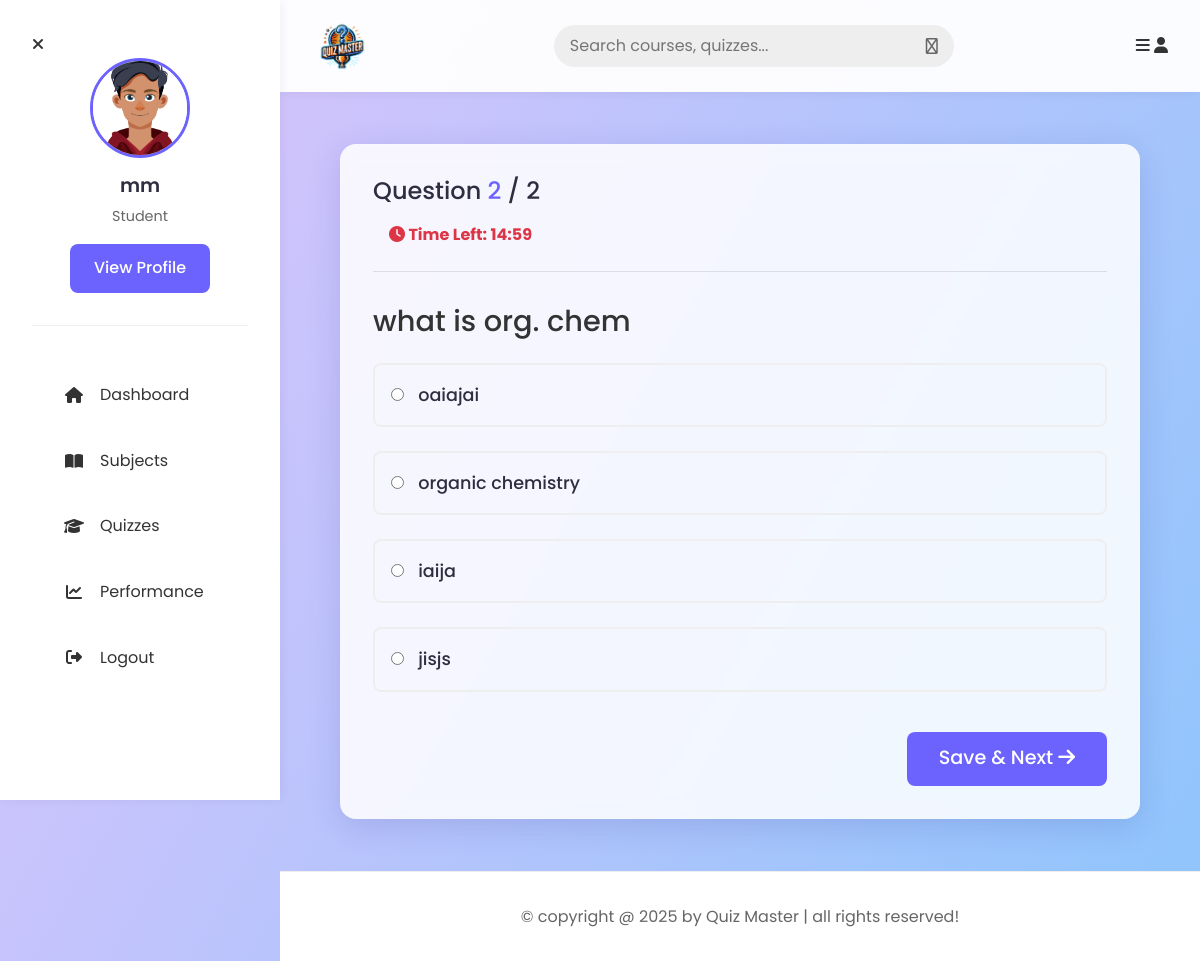
/quiz/1/question/2 (signed in), run on the app's committed database.
### models/models.py (models this page shows)
class User_Info(db.Model, UserMixin):
    __tablename__ = "user_info"
    id = db.Column(db.Integer, primary_key=True)
    email = db.Column(db.String, unique=True, nullable=False)
    password = db.Column(db.String, nullable=False)
    full_name = db.Column(db.String, nullable=False)
    qualification = db.Column(db.Integer, nullable=False)
    role = db.Column(db.Integer, default=1)
    dob = db.Column(db.Date, nullable=False)
    user_score = db.Column(db.Integer, default=0)
    quizs = db.relationship("Quiz", cascade="all,delete", backref="user_info", lazy=True)

class Question(db.Model):
    __tablename__ = "question"
    id = db.Column(db.Integer, primary_key=True)
    name = db.Column(db.String, unique=True, nullable=False)
    description = db.Column(db.String, nullable=False)
    chapter_id = db.Column(db.Integer, db.ForeignKey('chapter.id'), nullable=False)
    quiz_id = db.Column(db.Integer, db.ForeignKey('quiz.id'), nullable=False)
    option1 = db.Column(db.String, nullable=False)
    option2 = db.Column(db.String, nullable=False)
    option3 = db.Column(db.String, nullable=False)
    option4 = db.Column(db.String, nullable=False)
    correct_option = db.Column(db.Integer, nullable=False)

### controllers/routes.py (the view, shortened to what this page needs)
@user.route("/quiz/<int:quiz_id>/question/<int:q_no>")
@login_required
def get_question(quiz_id, q_no):
    quiz = Quiz.query.get_or_404(quiz_id)
    questions = Question.query.filter_by(quiz_id=quiz_id).all()
    quiz.is_attempted = True
    quiz.user_id = current_user.id
    db.session.commit()
    if not questions:
        abort(404)
    if q_no > len(questions):
        return redirect(url_for("user.quiz_summary", quiz_id=quiz_id))
    question = questions[q_no - 1]
    return render_template("question.html", question=question, q_no=q_no, total=len(questions))

### extensions.py (called while the page is built)
@login_manager.user_loader
def load_user(user_id):
    from models.models import User_Info
    return User_Info.query.get(int(user_id))

### templates/question.html (shortened to what this page needs)
{% extends "user_layout.html" %}
{% block content %}
<section class="quiz-section glass" style="max-width: 800px; margin: 2rem auto; padding: 2rem; border-radius: 1rem;">
    <div class="quiz-header flex"
        style="justify-content: space-between; align-items: center; margin-bottom: 2rem; border-bottom: 1px solid rgba(0,0,0,0.1); padding-bottom: 1rem;">
        <h2 style="font-size: 1.5rem; color: var(--secondary-color);">Question <span
                style="color: var(--primary-color);">{{ q_no }}</span> / {{ total }}</h2>
        <div class="timer"
            style="background: var(--light-red); color: var(--red); padding: 0.5rem 1rem; border-radius: 0.5rem; font-weight: bold;">
            <i class="fas fa-clock"></i> <span id="timer">{{question.quiz.duration}}</span>
        </div>
    </div>
    <div class="question-box">
        <h1 class="heading" style="text-align: left; border: none; font-size: 1.8rem; margin-bottom: 1.5rem;">{{
            question.name }}</h1>
        <form id="quiz-form" action="{{ url_for('user.submit_answer', quiz_id=question.quiz_id) }}" method="POST">
            <div class="options-grid" style="display: grid; gap: 1rem;">
                <label class="option-card"
                    style="display: block; padding: 1rem; border: 2px solid #eee; border-radius: 0.5rem; cursor: pointer; transition: all 0.2s ease;">
                    <input type="radio" name="selected_option" value="1" style="margin-right: 10px;">
                    <span style="font-size: 1.1rem;">{{ question.option1 }}</span>
                </label>
                <label class="option-card"
                    style="display: block; padding: 1rem; border: 2px solid #eee; border-radius: 0.5rem; cursor: pointer; transition: all 0.2s ease;">
                    <input type="radio" name="selected_option" value="2" style="margin-right: 10px;">
                    <span style="font-size: 1.1rem;">{{ question.option2 }}</span>
                </label>
                <label class="option-card"
                    style="display: block; padding: 1rem; border: 2px solid #eee; border-radius: 0.5rem; cursor: pointer; transition: all 0.2s ease;">
                    <input type="radio" name="selected_option" value="3" style="margin-right: 10px;">
                    <span style="font-size: 1.1rem;">{{ question.option3 }}</span>
                </label>
                <label class="option-card"
                    style="display: block; padding: 1rem; border: 2px solid #eee; border-radius: 0.5rem; cursor: pointer; transition: all 0.2s ease;">
                    <input type="radio" name="selected_option" value="4" style="margin-right: 10px;">
                    <span style="font-size: 1.1rem;">{{ question.option4 }}</span>
                </label>
            </div>
            <div class="action-btn" style="margin-top: 2rem; text-align: right;">
                <button class="btn inline-btn" type="submit" style="font-size: 1.2rem; padding: 0.8rem 2rem;">Save &
                    Next <i class="fas fa-arrow-right"></i></button>
            </div>
        </form>
    </div>
</section>
{% endblock%}

### templates/user_layout.html (shortened to what this page needs)
<!DOCTYPE html>
<html lang="en">
<head>
   <link rel="stylesheet" href="https://cdnjs.cloudflare.com/ajax/libs/font-awesome/6.1.2/css/all.min.css">
   <link rel="stylesheet" href="https://cdn.jsdelivr.net/npm/bootstrap@4.0.0/dist/css/bootstrap.min.css">
   <link rel="stylesheet" href="{{ url_for('static', filename='main.css') }}">
</head>
<body class="light">
   <header class="header">
      <section class="flex">
         <a href="{{ url_for('user.user_dashboard') }}" class="logo">
            <img src="{{ url_for('static', filename='images/logo_qm.jpeg') }}" alt="Quiz Master Logo">
         </a>
         <form action="{{url_for('user.usr_search')}}" method="post" class="search-form">
            <input type="text" name="search_box" placeholder="Search courses, quizzes..." required maxlength="100">
            <button type="submit" class="fas fa-search"></button>
         </form>
         <div class="icons">
            <div id="menu-btn" class="fas fa-bars"></div>
            <div id="user-btn" class="fas fa-user"></div>
         </div>
      </section>
   </header>
   <div class="side-bar">
      <div id="close-btn">
         <i class="fas fa-times"></i>
      </div>
      <div class="profile">
         <img src="{{ url_for('static', filename='images/profile_pic.jpg') }}" class="image" alt="Profile">
         <h3 class="name">{{current_user.full_name or current_user.email}}</h3>
         <p class="role">Student</p>
         <a href="#" class="btn shadow-sm">View Profile</a>
      </div>
      <nav class="navbar">
         <a href="{{ url_for('user.user_dashboard') }}"><i class="fas fa-home"></i><span>Dashboard</span></a>
         <a href="{{ url_for('user.subjects') }}"><i class="fa-solid fa-book-open"></i><span>Subjects</span></a>
         <a href="{{ url_for('user.quizes') }}"><i class="fas fa-graduation-cap"></i><span>Quizzes</span></a>
         <a href="{{url_for('user.user_summary')}}"><i class="fa-solid fa-chart-line"></i><span>Performance</span></a>
         <a href="{{ url_for('general_routes.logout') }}"><i class="fa-solid fa-right-from-bracket"></i><span>Logout</span></a>
      </nav>
   </div>
   <main class="container">
      {% block content %}
      {% endblock %}
   </main>
   <footer class="footer">
      &copy; copyright @ 2025 by <span>Quiz Master</span> | all rights reserved!
   </footer>
</body>
</html>

### static/main.css (style rules this page uses)
:root { --primary-color: #6C63FF; --primary-dark: #5a52d5; --secondary-color: #2F2E41; --accent-color: #F50057; --text-color: #333333; --text-light: #666666; --bg-color: #F0F2F5; --white: #ffffff; --glass-bg: rgba(255, 255, 255, 0.85); --glass-border: rgba(255, 255, 255, 0.18); --shadow: 0 8px 32px 0 rgba(31, 38, 135, 0.15); --radius: 12px; --transition: all 0.3s ease; }
* { margin: 0; padding: 0; box-sizing: border-box; font-family: 'Poppins', sans-serif; }
body { background: var(--bg-color); background-image: linear-gradient(120deg, #e0c3fc 0%, #8ec5fc 100%); min-height: 100vh; color: var(--text-color); line-height: 1.6; }
a { text-decoration: none; color: inherit; transition: var(--transition); }
.glass { background: var(--glass-bg); backdrop-filter: blur(8px); -webkit-backdrop-filter: blur(8px); border-radius: var(--radius); border: 1px solid var(--glass-border); box-shadow: var(--shadow); }
.container { max-width: 1200px; margin: 0 auto; padding: 20px; }
.header { position: sticky; top: 0; z-index: 1000; padding: 1rem 0; background: rgba(255, 255, 255, 0.95); backdrop-filter: blur(10px); box-shadow: 0 2px 10px rgba(0,0,0,0.05); }
.header .flex { display: flex; justify-content: space-between; align-items: center; max-width: 1300px; margin: 0 auto; padding: 0 2rem; }
.header .logo img { height: 60px; width: auto; object-fit: contain; }
.side-bar { position: fixed; top: 0; left: 0; width: 280px; height: 100vh; background: var(--white); padding: 2rem; z-index: 1100; box-shadow: 2px 0 10px rgba(0,0,0,0.05); transition: var(--transition); overflow-y: auto; }
.side-bar .profile { text-align: center; margin-bottom: 2rem; padding-bottom: 2rem; border-bottom: 1px solid #eee; }
.side-bar .profile .image { width: 100px; height: 100px; border-radius: 50%; object-fit: cover; margin-bottom: 1rem; border: 3px solid var(--primary-color); }
.side-bar .profile .name { font-size: 1.2rem; font-weight: 600; color: var(--secondary-color); }
.side-bar .profile .role { font-size: 0.9rem; color: var(--text-light); }
.side-bar .navbar a { display: flex; align-items: center; padding: 1rem; font-size: 1rem; color: var(--text-color); border-radius: 8px; margin-bottom: 0.5rem; }
.side-bar .navbar a i { margin-right: 1rem; width: 20px; text-align: center; }
body { padding-left: 280px; transition: var(--transition); }
.btn, .inline-btn, button[type="submit"] { display: inline-block; background: var(--primary-color); color: var(--white); padding: 0.8rem 1.5rem; border-radius: 8px; font-weight: 500; cursor: pointer; border: none; text-align: center; font-size: 1rem; transition: var(--transition); }
label { display: block; margin-bottom: 0.5rem; font-weight: 500; color: var(--secondary-color); }
input[type="text"], input[type="email"], input[type="password"], input[type="date"], input[type="number"], input[type="time"], textarea, select { width: 100%; padding: 0.8rem 1rem; border: 1px solid #ddd; border-radius: 8px; font-size: 1rem; background: rgba(255, 255, 255, 0.9); transition: var(--transition); }
.search-form { display: flex; align-items: center; background: #eee; padding: 0.5rem 1rem; border-radius: 50px; width: 100%; max-width: 400px; }
.search-form input { background: transparent; border: none; box-shadow: none; padding: 0; }
.search-form button { background: transparent; color: var(--text-light); padding: 0; margin-left: 10px; box-shadow: none; }
.footer { background: var(--white); text-align: center; padding: 2rem; margin-top: auto; color: var(--text-light); border-top: 1px solid #eee; }

### data on the page
User_Info: full_name "mm"
Question: name "what is org. chem", option1 "oaiajai", option2 "organic chemistry", option3 "iaija", option4 "jisjs"

### other printed values
{{ q_no }} "2"
{{ total }} "2"
